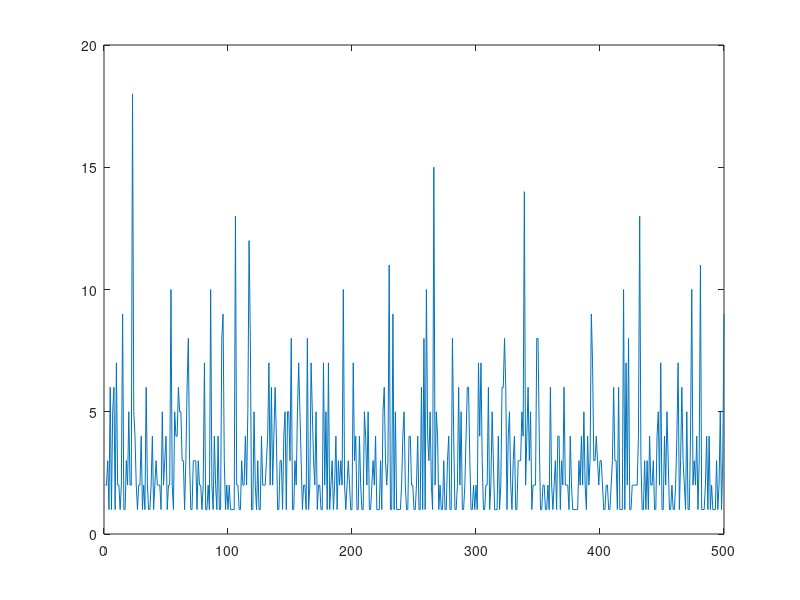

Write the MATLAB code that produced this figure. (Note: this script raises an error after producing the figure.)
clc
clear all
%Creating a SF network using preferential attachment

tic
%number of agents
n=500;
totalpossconnections=n*(n-1);

%number of connections desired is c(note n << c << totalpossconnections)
c=1500;

%strength of preference (typically, p >= 1)
p=1;

%SF=zeros(n);
%SF=sparse(zeros(n));
%SF=false(n);
SF=sparse(false(n));


for i=1:n
    x=randi(n);
    SF(i,x)=1;
end


connectionsmade=n;
while connectionsmade<c
    
    degrees=sum(SF,2);
    degreesp=degrees.^p;
    
    probs=cumsum(degreesp)./sum(degreesp);
    
    nodechosen=1;
    xn=rand;
    for i=2:n
        if xn>probs(i-1) && xn<=probs(i)
            nodechosen=i;
            break
        end
    end
    
    x=randi(n);
    
    if SF(nodechosen,x)==0
        SF(nodechosen,x)=1;
        connectionsmade=connectionsmade+1;
    end
end

degrees=sum(SF,2);

plot(degrees);
histogram(degrees);
toc

[gclustering] = findclusteringcoeff(SF);
B=findshortestpaths(SF);
